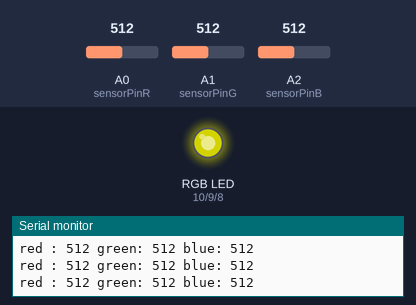
The sketch below on a simulated Arduino Uno, built with avr-gcc and run on an emulated ATmega328P. On the bench: an RGB LED mixed from three pins (HIGH = lit), the last lines printed to the serial monitor. Inputs (shaded band) come from the test bench; at power-on: A0 (sensorPinR) = 512, A1 (sensorPinG) = 512, A2 (sensorPinB) = 512. Dim RGB values are drawn brighter than linear.

Above: at 1.2 s.
1.3 s: A0 (sensorPinR) set to 981
At 2.5 s:
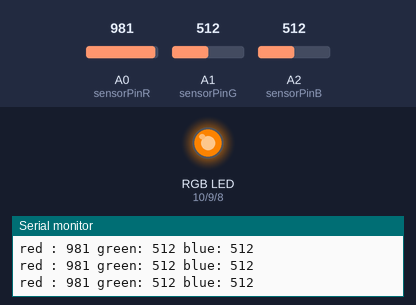
2.8 s: A0 (sensorPinR) set to 1013
At 3.8 s:
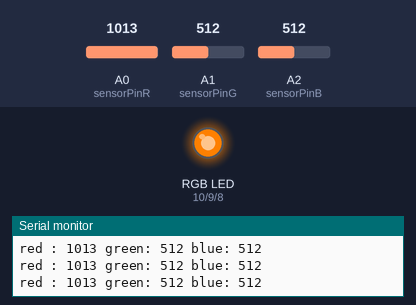
5.8 s: A1 (sensorPinG) set to 109
At 6.8 s:
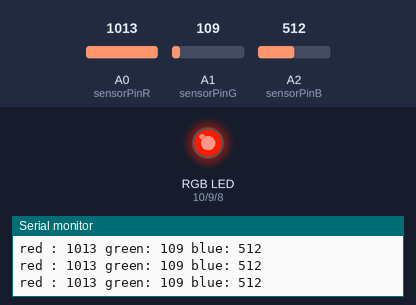
7.3 s: A1 (sensorPinG) set to 94
At 8.3 s:
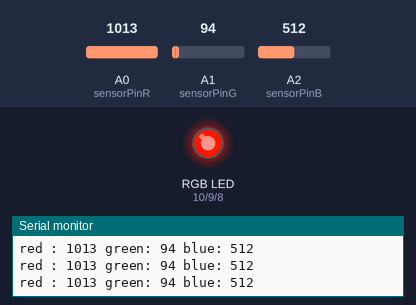
10.3 s: A2 (sensorPinB) set to 531
At 11.5 s:
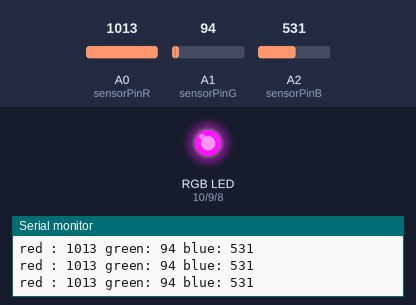
11.8 s: A1 (sensorPinG) set to 0
At 12.6 s:
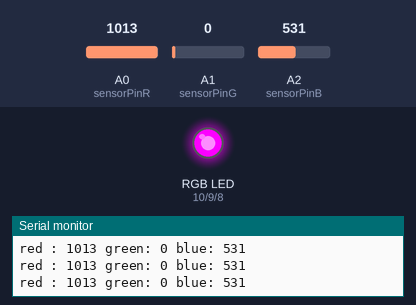
Timing chart, 0 to 14.3 s (numbered marks = the images above; inputs shaded):
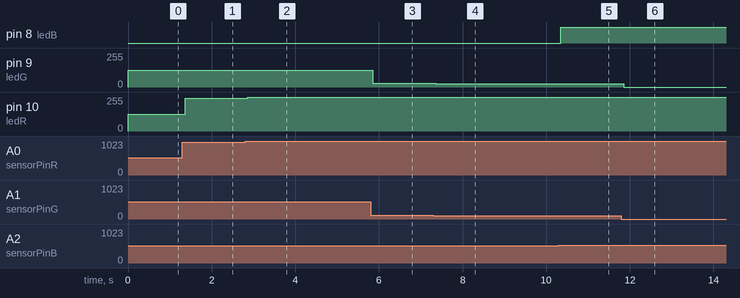

The sketch:

RGB.ino
```cpp
/*
  from in-class slides + analogue input example sketch
  uses dfrobot circuit layout from project 12
*/

int sensorPinR = A0;    // select the input pin for the potentiometer
int ledR = 10;      // select the pin for the LED
int sR = 0;  // variable to store the value coming from the sensor
int oR = 0;

int sensorPinG = A1;    // select the input pin for the potentiometer
int ledG = 9;      // select the pin for the LED
int sG = 0;  // variable to store the value coming from the sensor
int oG = 0;

int sensorPinB = A2;    // select the input pin for the potentiometer
int ledB = 8;      // select the pin for the LED
int sB = 0;  // variable to store the value coming from the sensor
int oB = 0;
void setup() {
  Serial.begin(9600);
  // declare the ledPin as an OUTPUT:
  pinMode(ledR, OUTPUT);
  pinMode(ledG, OUTPUT);
  pinMode(ledB, OUTPUT);
}

void loop() {
  // read the value from the sensor:
  sR = analogRead(sensorPinR);
  oR = map(sR, 0, 1023, 0, 255);
  sG = analogRead(sensorPinG);
  oG = map(sG, 0, 1023, 0, 255);
  sB = analogRead(sensorPinB);
  oB = map(sB, 0, 1023, 0, 255);
  Serial.print("red : ");
  Serial.print(sR);
  Serial.print(" green: ");
  Serial.print(sG);
  Serial.print(" blue: ");
  Serial.println(sB);
  // turn the ledPin on
  analogWrite(ledR, oR);
  analogWrite(ledG, oG);
  analogWrite(ledB, oB);
}
```

Measured:
- the behaviour switches between 513 and 514 on A2 (sensorPinB) (found by bisection; images 4 and 5)
- after the input at 1.3 s, pin 10 (ledR): 127/255 → 244/255 after 0.06 s
- after the input at 2.8 s, pin 10 (ledR): 244/255 → 252/255 after 0.06 s
- after the input at 5.8 s, pin 9 (ledG): 127/255 → 27/255 after 0.05 s
- after the input at 7.3 s, pin 9 (ledG): 27/255 → 23/255 after 0.06 s
- after the input at 10.3 s, pin 8 (ledB): LOW → HIGH after 0.05 s
- after the input at 11.8 s, pin 9 (ledG): 23/255 → 0/255 after 0.05 s
